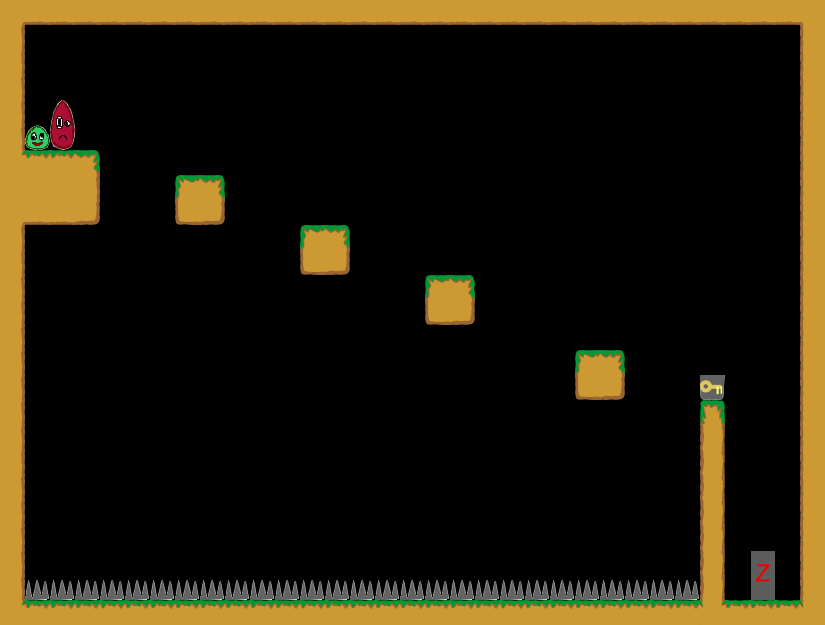

A level layout from a 2D game, rendered from its tile map. Below: a short description, then the map file with tile-grid data replaced by summaries:
An orthogonal 33x25 tile map with 25x25 px tiles, 1 tile layer (Kachelebene 1).

<map version="1.0" orientation="orthogonal" width="33" height="25" tilewidth="25" tileheight="25">
 <tileset firstgid="1" name="Tileset" tilewidth="25" tileheight="25">
  <image source="../../img/Tileset.png" width="400" height="250" />
 </tileset>
 <layer name="Kachelebene 1" width="33" height="25">
  <data>[825 cells, 178 non-empty, 23 distinct tile ids]</data>
 </layer>
</map>
